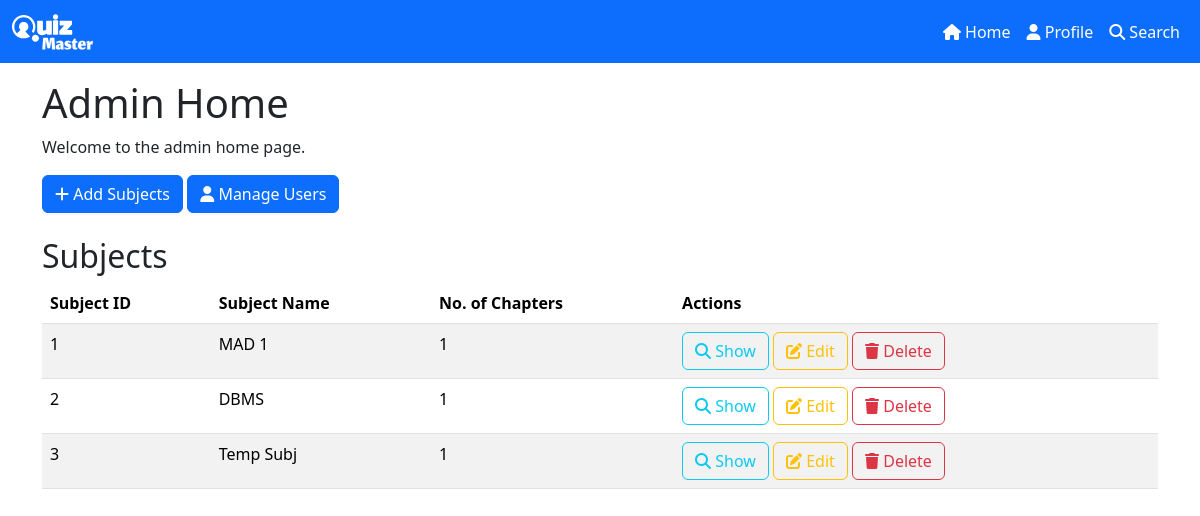
The app's page /admin_home (signed in), older data.
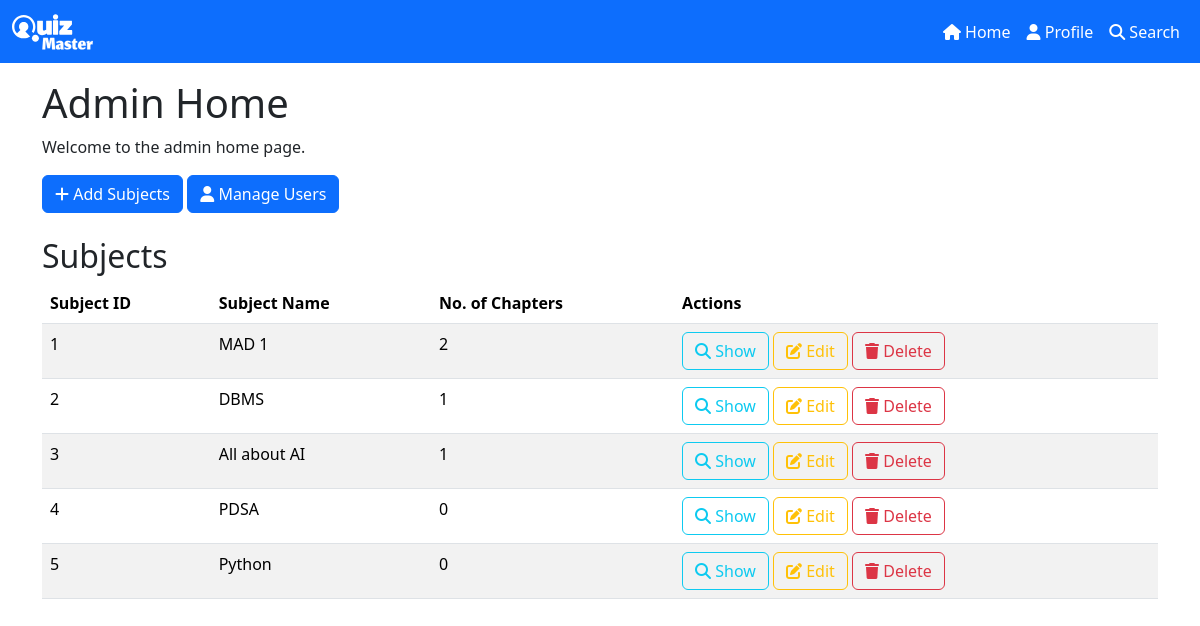
The same page, newer data.
### models.py (models this page shows)
class Subject(db.Model):
    id = db.Column(db.Integer, primary_key=True, autoincrement=True)
    name = db.Column(db.String(80), unique=True, nullable=False)
    description = db.Column(db.String(120), default="Not available")
    chapters = db.relationship("Chapter", backref="subject", lazy=True, cascade="all, delete-orphan")

### routes.py (the view)
    @app.route("/admin_home")
    @admin_required
    def admin_home():
        if "admin" in session and session["admin"] is True:
            subjects = Subject.query.all()
            return render_template("admin_home.html", subjects=subjects)
        else:
            flash("Access denied")
            return redirect(url_for("home"))

### templates/admin_home.html (shortened to what this page needs)
{% extends 'base.html' %}
{% block content %}
<div class="container mt-3">
    <h1>Admin Home</h1>
    <p>Welcome to the admin home page.</p>
    <div class="col">
        <a href="{{url_for('add_subjects')}}" class="btn btn-primary"><i class="fas fa-plus"></i> Add Subjects</a>
        <a href="{{url_for('manage_users')}}" class="btn btn-primary"><i class="fa-solid fa-user"></i> Manage Users</a>
    </div>
    <br>
    <h2>Subjects</h2>
    <table class="table table-striped">
        <thead>
            <tr>
                <th>Subject ID</th>
                <th>Subject Name</th>
                <th>No. of Chapters</th>
                <th>Actions</th>
            </tr>
        </thead>
        <tbody>
            {% for subject in subjects %}
            <tr>
                <td>{{subject.id}}</td>
                <td>{{subject.name}}</td>
                <td>{{subject.chapters|length}}</td>
                <td>
                    <a href="{{url_for('show_subject', id=subject.id)}}" class="btn btn-outline-info"><i
                            class="fas fa-search"></i> Show</a>
                    <a href="{{url_for('edit_subject', id=subject.id)}}" class="btn btn-outline-warning"><i
                            class="fas fa-edit"></i> Edit</a>
                    <a href="{{url_for('delete_subject', id=subject.id)}}" class="btn btn-outline-danger"><i
                            class="fas fa-trash"></i> Delete</a>
                </td>
            </tr>
            {% endfor %}
        </tbody>
    </table>
</div>
{% endblock %}

Row changes from the older to the newer data that the page shows:
computed for Subject "MAD 1": chapters|length "1" → "2"
changed Subject id 3: name "Temp Subj" → "All about AI"
added Subject: id "4", name "PDSA", chapters|length "0"
added Subject: id "5", name "Python", chapters|length "0"
